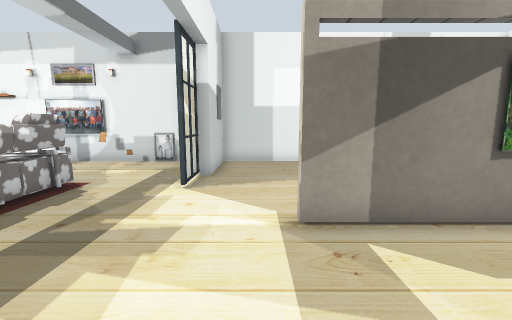
[1] (above)

16 first-person views from a walk through a world built for the Gazebo simulator. The camera is 0.9 m above the floor, tilts 8° down and sees 90° across. The floor is counted in squares, 0.5 m on a side. Each view is taken from the middle of a square. On the plan, view 1 faces up. The plan holds only what a view shows up to about 15 squares ahead; the rest is blank. Some surface patterns are stand-ins.

[2]
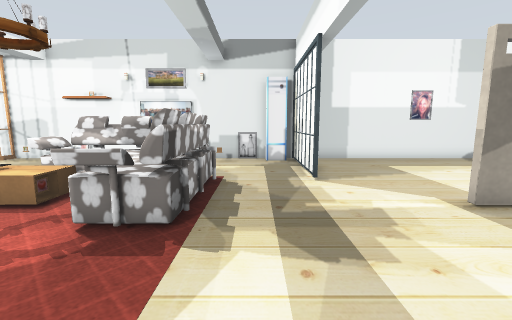

[3]
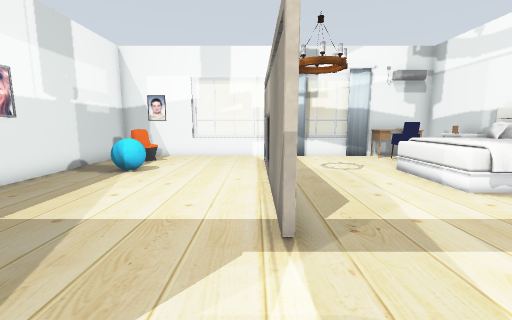

[4]
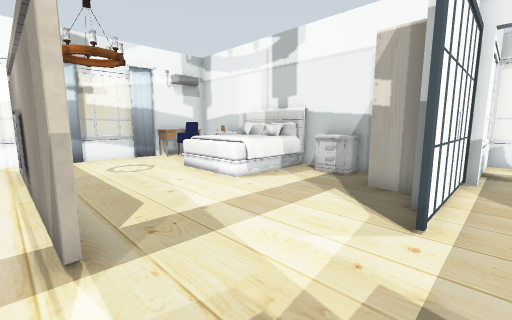

[5]
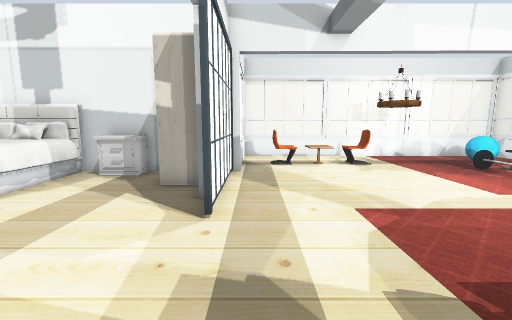

[6]
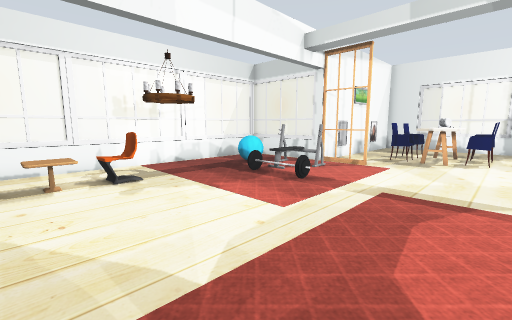

[7]
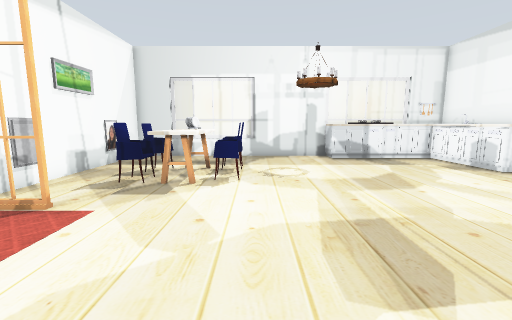

[8]
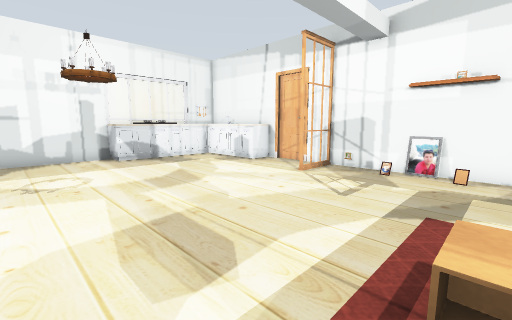

[9]
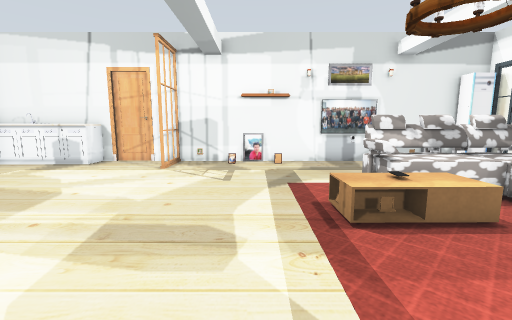

[10]
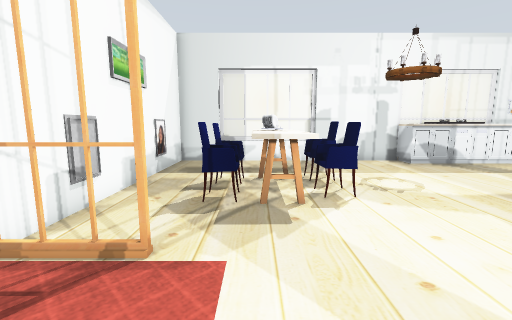

[11]
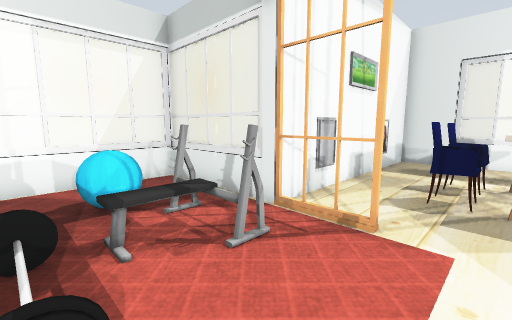

[12]
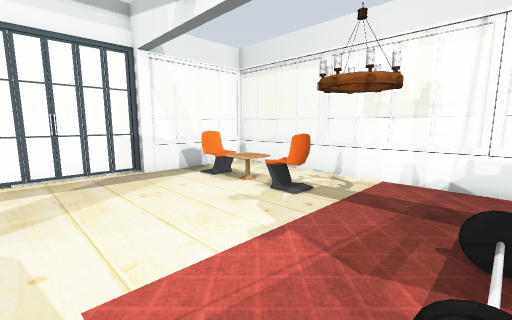

[13]
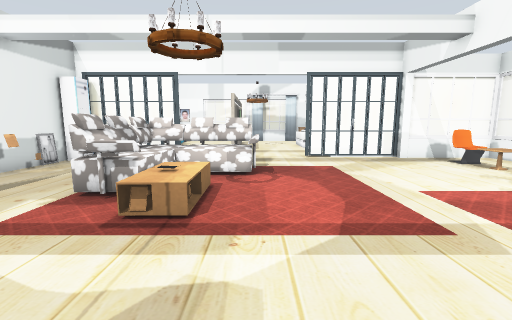

[14]
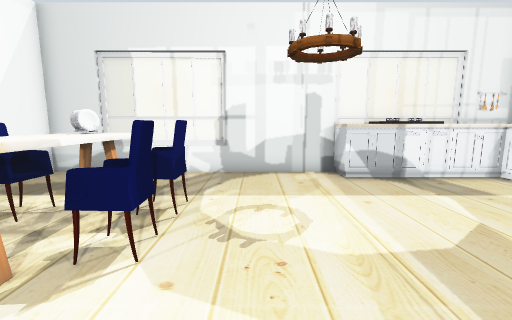

[15]
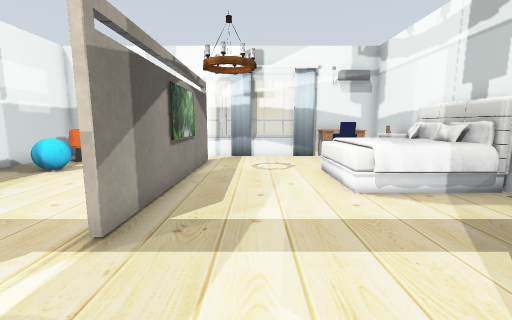

[16]
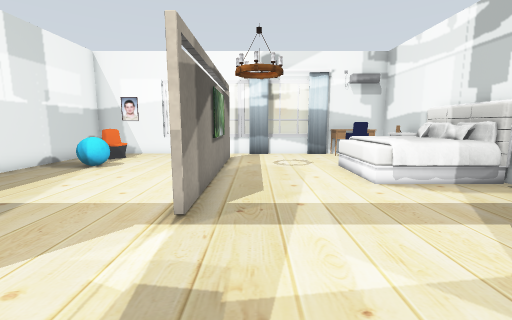

### Floor plan
Points are (right, up) in squares from view 1. A wall is a line through its corners. A room is listed if a view was taken in it or the views show most of it. See-through windows are left out.
Room 1 (views 1, 2, 3, 4, 5, 6, 7, 8, 9, 10, 11, 12, 13, 14, 15, 16)
walls: (0.8, 4.6) (4.5, 4.6); (-2, -3.9) (-2, -1.4); (-2.4, -5.5) (-2.4, -4.7); (-2, 12.5) (-17.5, 12.5); (0.6, -4.7) (11.6, -4.7) (11.6, -1.3); (4.5, 4.4) (0.8, 4.4); (6.4, 4.6) (9.6, 4.6); (-20, 12.5) (-25.6, 12.5) (-25.6, 11.4); (9.6, 4.4) (6.4, 4.4); (-25.6, 6.1) (-25.6, -4.7) (-16.3, -4.7) (-16.3, -9.5); (11.6, 8.5) (11.6, 12.5) (-1.6, 12.5) (-1.6, 8.9) (-2, 8.9)
low walls: (-7.6, -9.5) (-2.3, -9.5); (-16.3, -9.5) (-11.4, -9.5); (11.6, 3.5) (11.6, 4.5)
objects: window (-26, 1); window (-26, 9) to (-26, 10); other object (-26, 11); kitchen cabinet (-25, 6); other object (-25, 7) to (-25, 9); kitchen cabinet (-25, 10) to (-21, 12); picture (-23, -5); lamp (-23, 4) to (-22, 5); kitchen table (-22, -1) to (-22, 0); chair (-21, -2); other object (-21, -1) to (-21, 0); chair (-21, 1); kitchen table (-20, -1) to (-19, 0); chair (-20, 1) to (-19, 1); chair (-19, -2) to (-19, -1); door leaf (-19, 13); picture (-18, -5); other object (-18, 13); door leaf (-17, 10) to (-17, 12); window (-16, -9) to (-16, -7); door leaf (-16, -4) to (-16, -3); other object (-16, 12); other object (-15, -6) to (-13, -4); window (-14, -10); other object (-14, -7) to (-13, -7); other object (-14, 12); other object (-13, 12); other object (-12, -5) to (-12, -3); other object (-12, 12); window (-11, -10) to (-8, -10); other object (-11, 5) to (-9, 6); lamp (-10, -7) to (-9, -6); sofa (-10, 3) to (-5, 7); lamp (-10, 4) to (-9, 5); other object (-10, 5); other object (-9, 11); picture (-9, 12); chair (-8, -7) to (-7, -7); other object (-7, 12); other object (-6, -7) to (-6, -6); other object (-6, 12); chair (-5, -7) to (-4, -7); picture (-5, 12); window (-4, -10); other object (-3, 12); window (-2, -9) to (-2, -6); door leaf (-2, -2); door leaf (-2, 0); door leaf (-2, 7) to (-2, 8); door leaf (-2, 10); wardrobe (-1, -4) to (0, -3); other object (1, -4) to (2, -4); bed (4, -4) to (7, -1); lamp (5, 2) to (7, 4); TV (5, 4); picture (5, 5); picture (5, 12); other object (7, 10); other object (8, -4); other object (9, -4); chair (9, -3) to (10, -2); chair (9, 10) to (10, 11); other object (10, -4) to (11, -2); curtain (11, 3); window (12, 0) to (12, 3); window (12, 5) to (12, 8)

Positions as (right, up) in squares from view 1, and headings:
1: (0, 0), facing up
2: (-4, -1), facing up
3: (-3, 5), facing right
4: (-3, 5), facing down-right
5: (-3, 5), facing down
6: (-5, 2), facing down-left
7: (-11, 2), facing left
8: (-11, 2), facing up-left
9: (-13, 0), facing up
10: (-13, -1), facing left
11: (-12, -1), facing down-left
12: (-12, -1), facing down-right
13: (-16, 3), facing right
14: (-16, 3), facing left
15: (-3, 2), facing right
16: (-4, 3), facing right
